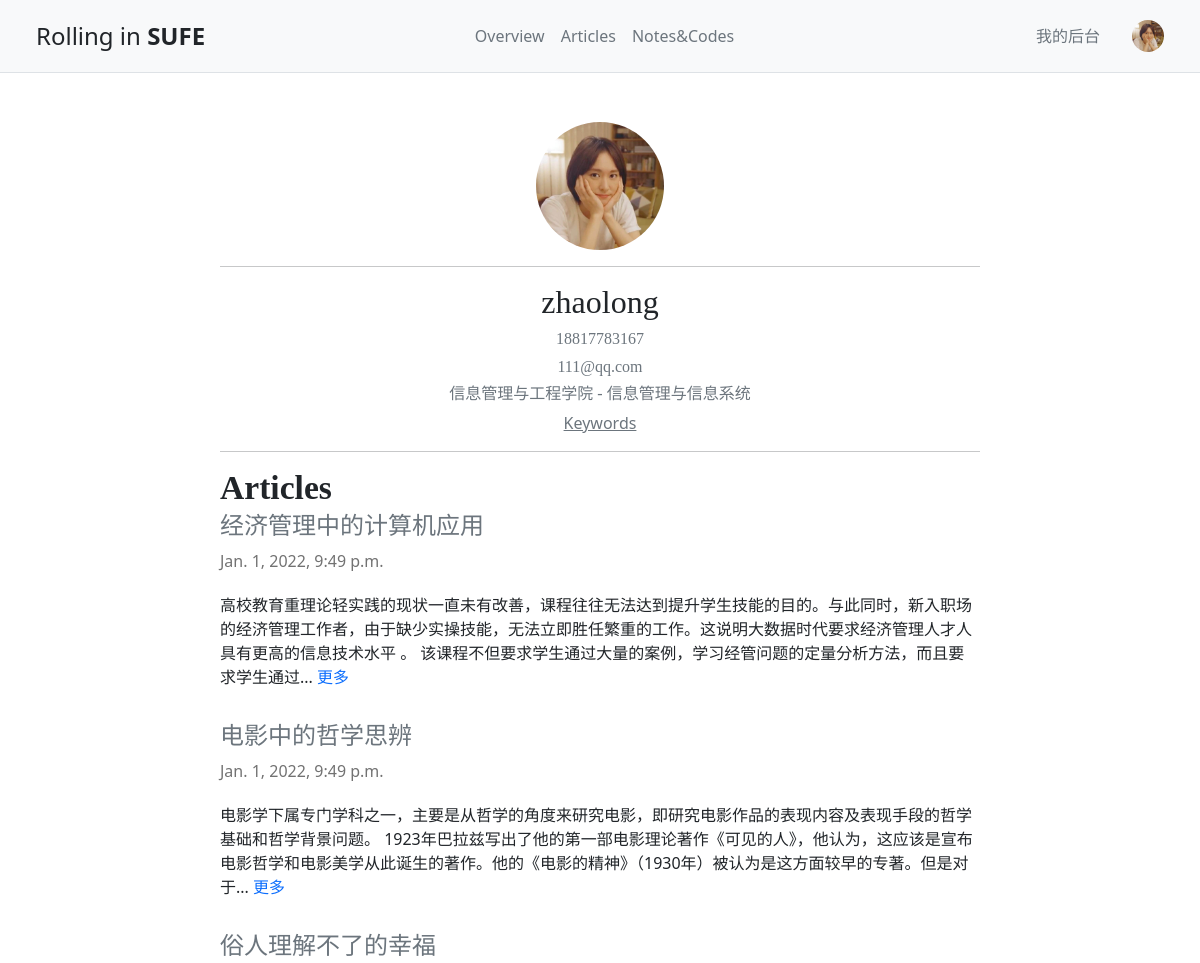
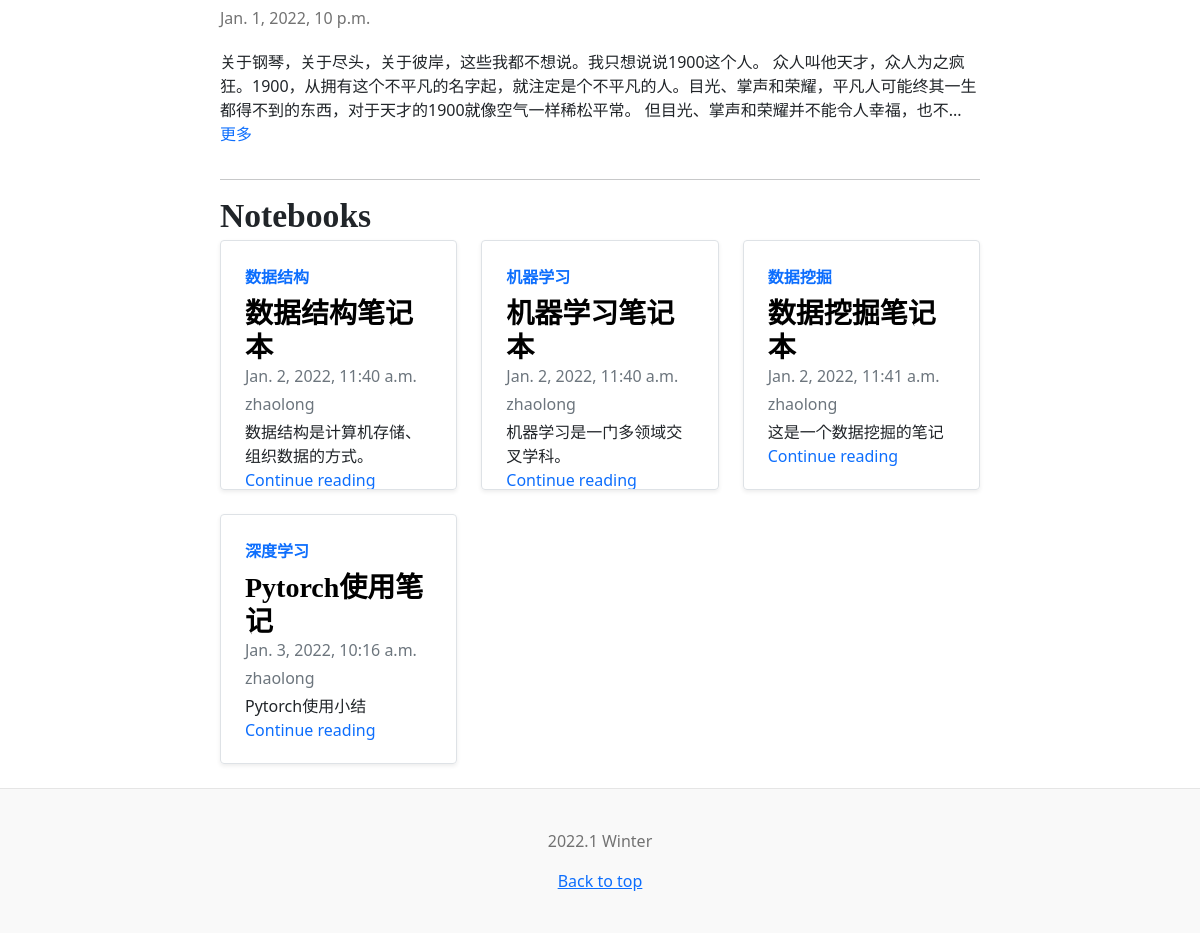
Screenshot of /profile/1 (signed in) with the database file from the repository (2 pictures, top to bottom).
### userprofile/models.py (models this page shows)
class Profile(models.Model):
    user = models.OneToOneField(User, on_delete=models.CASCADE, related_name='extension')
    telephone = models.CharField(max_length=11)
    birthday = models.DateField(null=True, blank=True)
    major = models.CharField(blank=True, max_length=30)
    school = models.CharField(blank=True, max_length=30)
    photo = models.ImageField(upload_to=user_directory_path, blank=True, null=True)
    def photo_url(self):
        if self.photo and hasattr(self.photo, 'url'):
            print(self.photo.url)
            return self.photo.url
        else:
            print(self.photo.url)

### article/models.py (models this page shows, shortened)
class Article(models.Model):
    title = models.CharField(max_length=100)
    abstract = models.CharField(max_length=300, blank=True)
    body = models.TextField()
    created_time = models.DateTimeField(default=timezone.now)
    modified_time = models.DateTimeField()
    category = models.ForeignKey(Category, on_delete=models.CASCADE)
    tags = models.ManyToManyField(Tag)
    author = models.ForeignKey(User, on_delete=models.CASCADE)

### notebook/models.py (models this page shows, shortened)
class Notebook(models.Model):
    notebook_name = models.CharField(max_length=200)
    author = models.ForeignKey(User, on_delete=models.CASCADE)
    foreword = models.TextField(blank=True)
    abstract = models.CharField(max_length=20, blank=True)
    created_time = models.DateTimeField(default=timezone.now)
    course = models.ForeignKey(Course, on_delete=models.CASCADE)
    tags = models.ManyToManyField(Tag)

class Course(models.Model):
    name = models.CharField(max_length=100)
    def __str__(self):
        return self.name

### userprofile/views.py (the view)
# urls.py: path('<int:pk>', views.profiles, name='profiles'),
def profiles(request, pk):
    profile = get_object_or_404(Profile, pk=pk)
    article_list = profile.user.article_set.all()
    notebook_list = profile.user.notebook_set.all()
    return render(request, 'userprofile/profile.html', context={
        'user_profile': profile,
        'article_list': article_list,
        'notebook_list': notebook_list,
    })

### userprofile/templatetags/profile_extras.py (called while the page is built)
@register.inclusion_tag('userprofile/inclusions/_show_photo.html', takes_context=True)
def show_photo(context, user_pk):
    profile = get_object_or_404(Profile, user_id=user_pk)
    return {
        'profile': profile,
    }

### templates/userprofile/profile.html
{% extends 'base.html' %}
{% block main %}
<div class="row">
    <div class="col-md-2">
    </div>
    <div class="col-md-8">
        <hr class="text-white">
        <div class="col text-md-center">
            <img src="{{ user_profile.photo_url }}" alt="mdo" width="128" height="128" class="rounded-circle">
            <hr>
            <h2 class="text-dark">{{ user_profile.user.username }}</h2>
            <h6 class="text-secondary">{{ user_profile.telephone }}</h6>
            <h6 class="text-secondary">{{ user_profile.user.email }}</h6>
            <h6 class="text-secondary">{{ user_profile.school }} - {{ user_profile.major }} </h6>
            <a href="{% url 'userprofile:wordcloud' user_profile.user_id %}" class="link-secondary">Keywords</a>
        </div>
        <hr>
        <h3 class="blog-post-title">Articles</h3>
        {% for article in article_list %}
            <a href="{% url 'article:details' article.pk %}" class="text-dark text-decoration-none">
                <h4 class="link-secondary">{{ article.title }}</h4>
            </a>
            <p class="blog-post-meta">{{ article.modified_time }} </p>
            <p>{{ article.abstract }} <a href="{% url 'article:details' article.pk %}" class="text-decoration-none"> 更多 </a>
            </p>
            <hr class="text-white">
        {% empty %}
            <div class="no-results">NO RESULTS</div>
        {% endfor %}
        <hr>
        <h3 class="blog-post-title">Notebooks</h3>
        <div class="row">
        {% for notebook in notebook_list %}
            <div class="col-md-4">
                <div class="row g-0 border rounded overflow-hidden flex-md-row mb-4 shadow-sm h-md-250 position-relative">
                    <div class="col p-4 d-flex flex-column position-static">
                        <strong class="d-inline-block mb-2 text-primary">{{ notebook.course }}</strong>
                        <h3 class="mb-0 fw-bold">
                           <a class="text-black text-decoration-none" href="{% url 'notebook:details' notebook.pk %}">
                               {{ notebook.notebook_name }}
                           </a>
                        </h3>
                        <div class="mb-1 text-muted">{{ notebook.created_time }}</div>
                        <div class="mb-1 text-muted">{{ notebook.author }}</div>
                        <p class="card-text mb-auto">{{ notebook.abstract }}</p>
                        <a href="{% url 'notebook:details' notebook.pk %}" class="text-decoration-none">Continue reading</a>
                    </div>
                </div>
            </div>
        {% empty %}
        <div class="no-results">NO RESULTS</div>
        {% endfor %}
        </div>
    </div>
    <div class="col-md-2">
    </div>
</div>
{% endblock main %}

### templates/base.html (shortened to what this page needs)
{% load static %}
{% load profile_extras %}
<!DOCTYPE html>
<html lang="en">
<head>
    <link rel="stylesheet" href="{% static 'article/css/bootstrap.min.css' %}">
    <link rel="stylesheet" href="{% static 'article/css/blog.css' %}">
    <link href="https://cdn.bootcss.com/highlight.js/9.15.8/styles/github.min.css" rel="stylesheet">
</head>
<body>
<div class="container-fluid">
    <div class="row pb-3">
        <header class="bg-light border-bottom">
            <div class="px-4 py-3 d-flex flex-wrap align-items-center justify-content-center justify-content-lg-start">
                <a href="{% url 'overview:index' %}" class="d-flex align-items-center mb-3 mb-md-0 me-md-auto text-dark text-decoration-none">
                    <span class="fs-4">
                        Rolling in <strong>SUFE</strong>
                    </span>
                </a>
                <ul class="nav col-12 col-lg-auto me-lg-auto mb-2 justify-content-center mb-md-0">
                    <li><a href="{% url 'overview:index' %}" class="nav-link px-2 link-secondary">Overview</a></li>
                    <li><a href="{% url 'article:index' %}" class="nav-link px-2 link-secondary">Articles</a></li>
                    <li><a href="{% url 'notebook:index' %}" class="nav-link px-2 link-secondary">Notes&Codes</a></li>
                </ul>
                <a href="{{ request.path}}admin" class="nav-link px-2 mx-4 link-secondary">我的后台</a>
                <div class="dropdown text-end">
                    {% show_photo request.user.pk %}
                </div>
            </div>
        </header>
    </div>
    <main class="container-fluid">
    {% block main %}
    {% endblock main %}
    </main>
</div>
<footer class="blog-footer">
    <p>2022.1 Winter</p>
  <p>
    <a href="#">Back to top</a>
  </p>
</footer>
</body>
</html>

### templates/userprofile/inclusions/_show_photo.html
<a href="{% url 'userprofile:profiles' profile.user_id %}" class="d-block link-dark text-decoration-none" id="dropdownUser1" data-bs-toggle="dropdown" aria-expanded="false">
    <img src="{{ profile.photo_url }}" alt="mdo" width="32" height="32" class="rounded-circle">
</a>

### article/static/article/css/blog.css (style rules this page uses)
h1, h2, h3, h4, h5, h6 { font-family: "Playfair Display", Georgia, "Times New Roman", serif; }
@media (min-width: 768px) { .h-md-250 { height: 250px; } }
.blog-post-title { margin-bottom: .25rem; font-size: 2.1rem; font-weight: bold; }
.blog-post-meta { margin-bottom: 1.25rem; color: #727272; }
.blog-footer { padding: 2.5rem 0; color: #727272; text-align: center; background-color: #f9f9f9; border-top: .05rem solid #e5e5e5; }
.blog-footer p:last-child { margin-bottom: 0; }

### rows the page displays
Profile: photo_url (picture), user.username "zhaolong", telephone "18817783167", user.email "111@qq.com", school "信息管理与工程学院", major "信息管理与信息系统"
Article: title "经济管理中的计算机应用", modified_time "Jan. 1, 2022, 9:49 p.m.", abstract "高校教育重理论轻实践的现状一直未有改善，课程往往无法达到提升学生技能的目的。与此同时，新入职场的经济管理工作者，由于缺少实操技能，无法立即胜任繁重的工作。这说明大数据时代要求经济管理人才人具有更高的信息技术水平 。 该课程不但要求学生通过大量的案例，学习经管问题的定量分析方法，而且要求学生通过..."
Article: title "电影中的哲学思辨", modified_time "Jan. 1, 2022, 9:49 p.m.", abstract "电影学下属专门学科之一，主要是从哲学的角度来研究电影，即研究电影作品的表现内容及表现手段的哲学基础和哲学背景问题。 1923年巴拉兹写出了他的第一部电影理论著作《可见的人》，他认为，这应该是宣布电影哲学和电影美学从此诞生的著作。他的《电影的精神》（1930年）被认为是这方面较早的专著。但是对于..."
Article: title "俗人理解不了的幸福", modified_time "Jan. 1, 2022, 10 p.m.", abstract "关于钢琴，关于尽头，关于彼岸，这些我都不想说。我只想说说1900这个人。 众人叫他天才，众人为之疯狂。1900，从拥有这个不平凡的名字起，就注定是个不平凡的人。目光、掌声和荣耀，平凡人可能终其一生都得不到的东西，对于天才的1900就像空气一样稀松平常。 但目光、掌声和荣耀并不能令人幸福，也不..."
Notebook: course "数据结构", notebook_name "数据结构笔记本", created_time "Jan. 2, 2022, 11:40 a.m.", author "zhaolong", abstract "数据结构是计算机存储、组织数据的方式。"
Notebook: course "机器学习", notebook_name "机器学习笔记本", created_time "Jan. 2, 2022, 11:40 a.m.", author "zhaolong", abstract "机器学习是一门多领域交叉学科。"
Notebook: course "数据挖掘", notebook_name "数据挖掘笔记本", created_time "Jan. 2, 2022, 11:41 a.m.", author "zhaolong", abstract "这是一个数据挖掘的笔记"
Notebook: course "深度学习", notebook_name "Pytorch使用笔记", created_time "Jan. 3, 2022, 10:16 a.m.", author "zhaolong", abstract "Pytorch使用小结"
